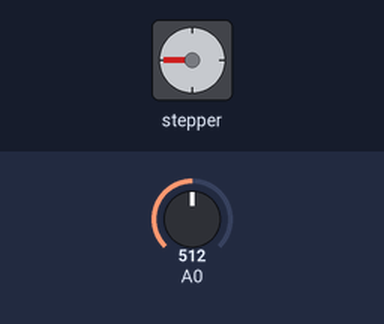
The sketch below on a simulated Arduino Uno, built with avr-gcc and run on an emulated ATmega328P. Shown: stepper motor. Inputs (shaded band) come from the test bench; at power-on: A0 = 512. Stepper angles assume 200 steps per turn.

Above: at 1.2 s.
1.3 s: A0 set to 716
At 1.69 s:
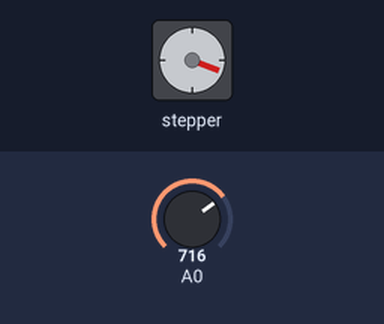
4.3 s: A0 set to 900
At 4.72 s:
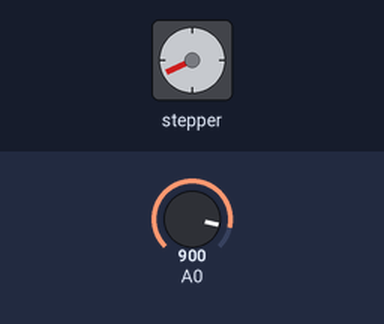
7.3 s: A0 set to 1023
At 7.74 s:
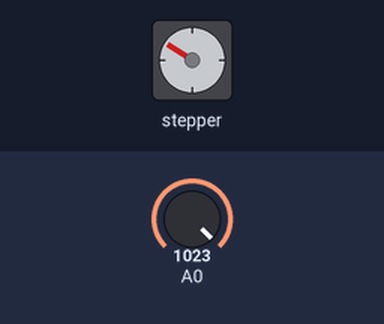
Timing chart, 0 to 19.3 s (numbered marks = the images above; inputs shaded):
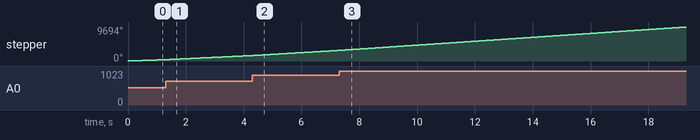

The sketch:

stepMotorPoten.ino
```cpp
#include <Stepper.h>

int stepsPerRevolution = 200;
Stepper myStepper(stepsPerRevolution, 50,52,51,53);
int stepCount = 0;


void setup() {

}

void loop() {
int sensorReading = analogRead(A0);
int motorSpeed = map(sensorReading, 0, 1023, 0, 100);
if (motorSpeed > 0) {
myStepper.setSpeed(motorSpeed);
myStepper.step(stepsPerRevolution/100);
}
}
```
